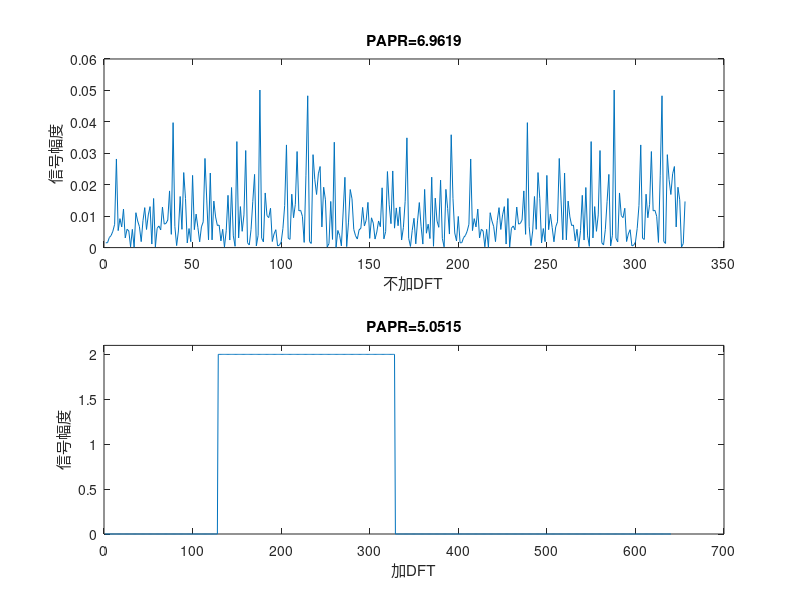

Source code (MATLAB):
%对称
clear;
clc;
carrier_count = 200; % 子载波数
symbol_count = 1;
ifft_length = 512;
CP_length = 128;
bit_per_symbol = 2; % qpsk调制

bit_length = carrier_count*symbol_count*bit_per_symbol;
sequence=randi([0 1],1,bit_length);
x_n= 2*sequence(1:2:end)+sequence(2:2:end);
const=[1+1i,-1+1i,1-1i,-1-1i];
qpsk=genqammod(x_n,const);
x_length=length(qpsk);

signal_time = ifft(qpsk);
% y_dft=fft([zeros(1,ifft_length-carrier_count),qpsk],ifft_length);%添加fft模块
y_dft=fft([qpsk],ifft_length);%添加fft模块
signal_time_dft=ifft(y_dft);
%==============加CP==================%
signal_time_CP = [signal_time(end-CP_length+1:end),signal_time];
signal_time_CP_dft = [signal_time_dft(end-CP_length+1:end),signal_time_dft];

y=reshape(signal_time_CP,1,[]);%传送信号
y_dft=reshape(signal_time_CP_dft,1,[]);%传送信号 dft

y_mag=abs(y.^2);
y_mag_dft=abs(y_dft.^2);
%===========计算峰均比=================%
% y_ifft_window=abs(y_window.^2);
figure;
subplot(2,1,1);
plot(y_mag);
mp=mean(y_mag);
pp=max(y_mag);
papr=10*log10(pp/mp);
title(['PAPR=',num2str(papr)]);
xlabel("不加DFT");
ylabel("信号幅度");
% ylim([0 max(y_mag)]);

% figure;
subplot(2,1,2);
plot(y_mag_dft);
mp1=mean(y_mag_dft);
pp1=max(y_mag_dft);
papr1=10*log10(pp1/mp1);
title(['PAPR=',num2str(papr1)]);
xlabel("加DFT");
ylabel("信号幅度");
ylim([0 2.1]);

%===========经过信道=============%
%信号保持
% t=0:1/Fs:1.2*T;
% signal=0;
% for i=1:N
%     signal_sub=rectpuls(t-(i-1/2)*T_a,T_a)*y(i);
%     signal=signal+signal_sub;
% end
% s_ifft=abs(signal.^2);
% figure;
% plot(t,s_ifft);
% mps=mean(s_ifft);
% pps=max(s_ifft);
% paprs=10*log10(pps/mps);
% title(num2str(paprs));
%====================================%
% function window=rcoswindow(alpha,bit_length)
%     warning off;
%     window = zeros(1,bit_length/2);
%     t = 1:bit_length/2;
%     T = bit_length/(2*(1+alpha));
%     window(t) = 0.5*(1 - sin(pi/(2*alpha*T)*(t-T)));
%     window(1:(1-alpha)*T) = 1;
%     window=[fliplr(window) window]';
% end